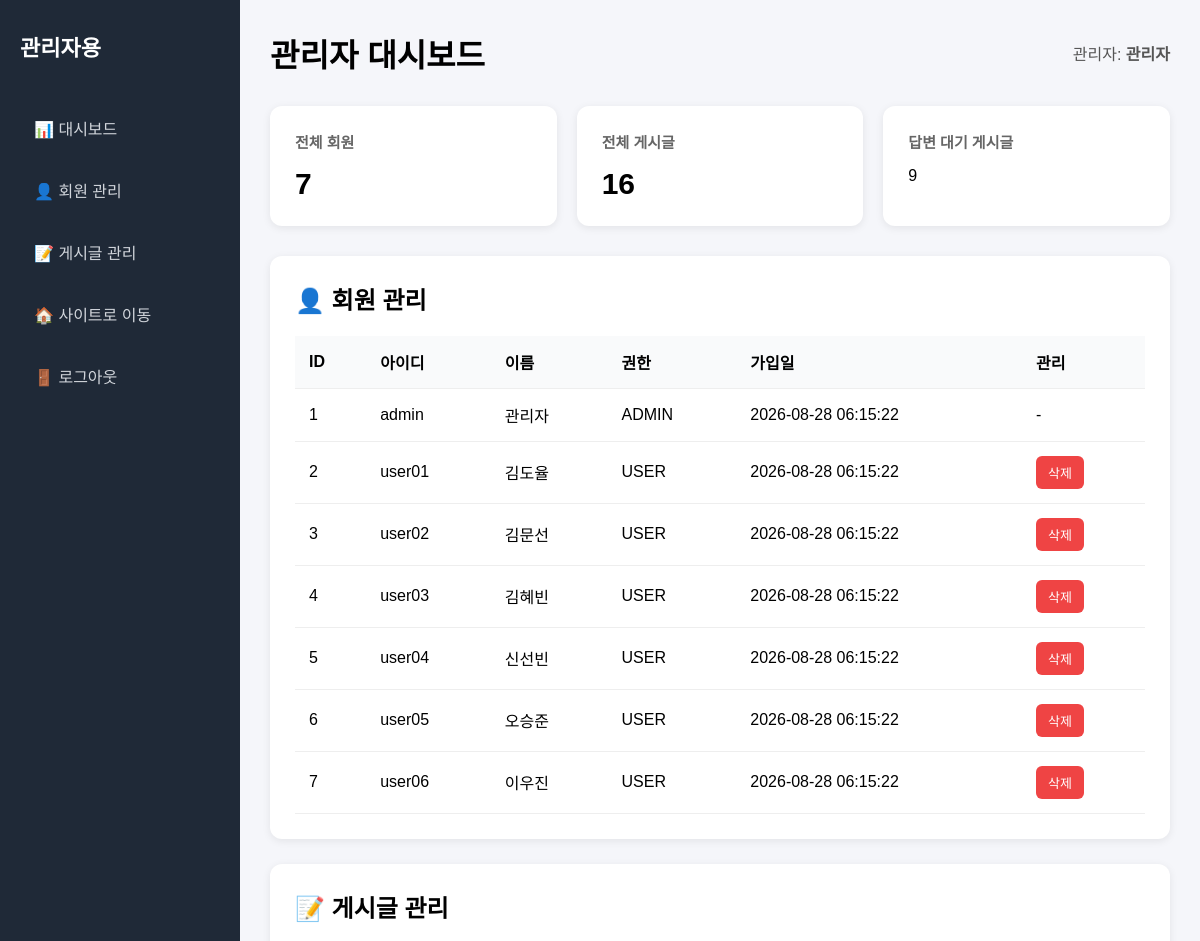
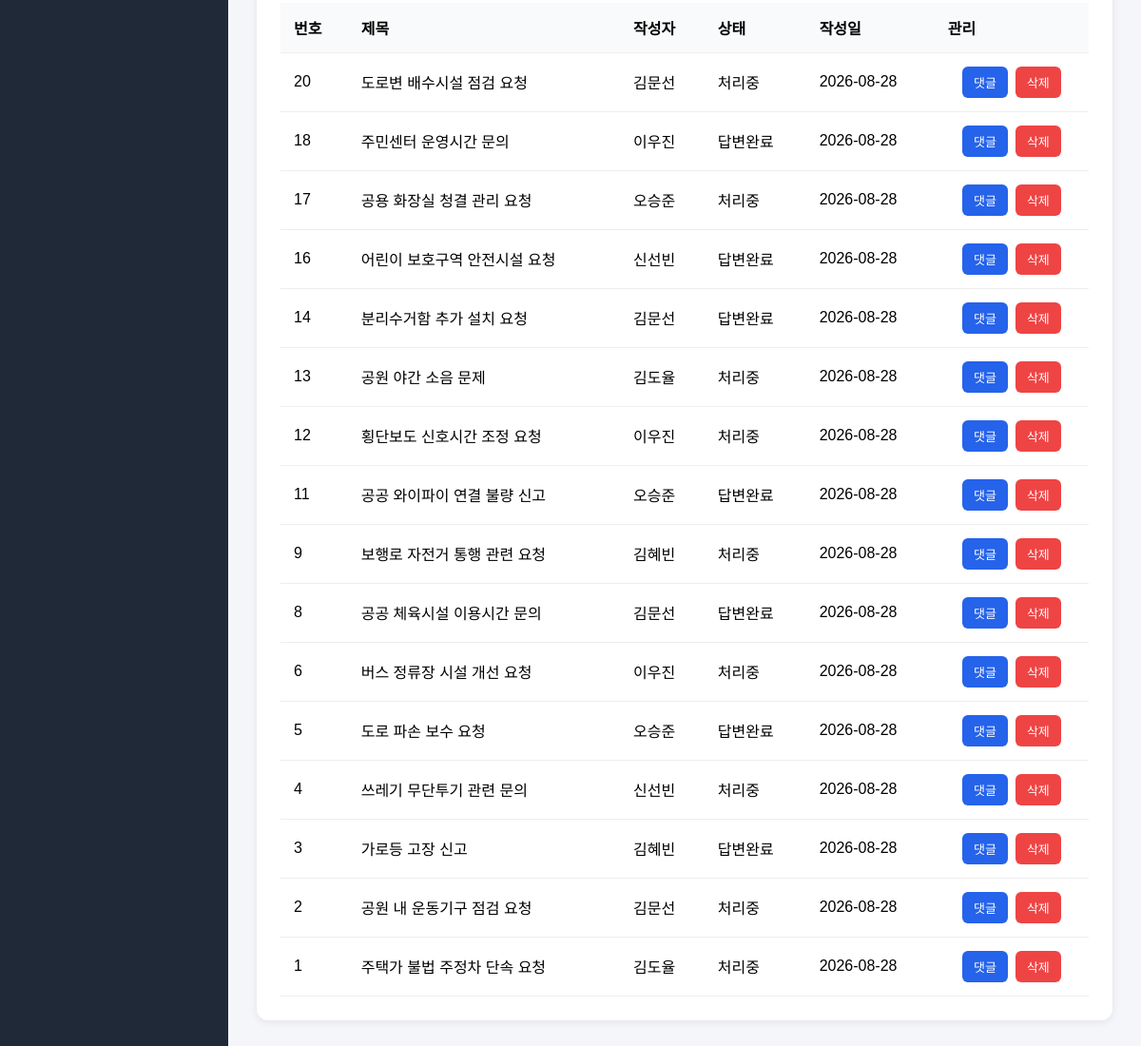
/admin/admin.php (signed in), run on the app's committed database (2 pictures, top to bottom).
### tables this page shows
CREATE TABLE users (
    id BIGINT AUTO_INCREMENT PRIMARY KEY,
    login_id VARCHAR(50) NOT NULL UNIQUE,
    password VARCHAR(255) NOT NULL,
    name VARCHAR(50) NOT NULL,
    role ENUM('USER', 'ADMIN') NOT NULL DEFAULT 'USER',
    created_at DATETIME DEFAULT CURRENT_TIMESTAMP
)
DEFAULT;

CREATE TABLE inquiry (
    id BIGINT AUTO_INCREMENT PRIMARY KEY,
    user_id BIGINT NOT NULL,

    title VARCHAR(50) NOT NULL,
    content TEXT NOT NULL,

    answer TEXT NULL,
    answered_by BIGINT NULL,
    answered_at DATETIME NULL,

    visibility ENUM('PUBLIC', 'PRIVATE')
        NOT NULL DEFAULT 'PUBLIC',

    status ENUM('RECEIVED', 'COMPLETED')
        NOT NULL DEFAULT 'RECEIVED',

    created_at TIMESTAMP DEFAULT CURRENT_TIMESTAMP,

    FOREIGN KEY (user_id)
        REFERENCES users(id)
        ON DELETE CASCADE,

    FOREIGN KEY (answered_by)
        REFERENCES users(id)
)
DEFAULT;

### src/users/getList.php (called while the page is built)
<?php require_once __DIR__ . '/../db.php';
$sql = " SELECT id, login_id, name, role, created_at FROM users ORDER BY id ASC ";
$stmt = $pdo->query($sql);
$users = $stmt->fetchAll(PDO::FETCH_ASSOC);

### src/inquiry/getList.php (called while the page is built, shortened)
<?php
require_once __DIR__ . '/../db.php';
$sql = "
    SELECT
        i.id,
        i.title,
        i.status,
        i.created_at,
        u.name
    FROM inquiry i
    JOIN users u ON i.user_id = u.id
    WHERE i.visibility = 'PUBLIC'
";
$sql .= " ORDER BY i.id DESC ";
$result = $pdo->query($sql);
$inquiries = $result->fetchAll(PDO::FETCH_ASSOC);

### admin/admin.php (the view, shortened to what this page needs)
<?php
require_once __DIR__ . '/../src/inquiry/getList.php';
require_once __DIR__ . '/../src/inquiry/delete.php';
require_once __DIR__ . '/../src/users/getList.php';
$user_count = count($users);
$post_count = count($inquiries);
$waiting_count = 0;
foreach ($inquiries as $inquiry) {
    if ($inquiry['status'] === 'RECEIVED') {
        $waiting_count++;
    }
}
?>
<!DOCTYPE html>
<html lang="ko">
<head>
    <link rel="stylesheet" href="/assets/css/admin.css">
</head>
<body>
    <div class="container">
        <aside class="sidebar">
            <h2>관리자용</h2>
            <ul class="menu">
                <li>
                    <a href="#dashboard">
                        📊 대시보드
                    </a>
                </li>
                <li>
                    <a href="#users">
                        👤 회원 관리
                    </a>
                </li>
                <li>
                    <a href="#posts">
                        📝 게시글 관리
                    </a>
                </li>
                <li>
                    <a href="/">
                        🏠 사이트로 이동
                    </a>
                </li>
                <li>
                    <a href="../auth/logout.php">
                        🚪 로그아웃
                    </a>
                </li>
            </ul>
        </aside>
        <main class="main">
            <div class="header" id="dashboard">
                <h1>
                    관리자 대시보드
                </h1>
                <div class="admin-info">
                    관리자:
                    <strong>
                        관리자
                    </strong>
                </div>
            </div>
            <div class="cards">
                <div class="card">
                    <h3>
                        전체 회원
                    </h3>
                    <div class="number">
                        <?= $user_count ?>
                    </div>
                </div>
                <div class="card">
                    <h3>
                        전체 게시글
                    </h3>
                    <div class="number">
                        <?= $post_count ?>
                    </div>
                </div>
                <div class="card">
                    <h3>
                        답변 대기 게시글
                    </h3>
                    <div classs="number">
                        <?= $waiting_count ?>
                    </div>
                </div>
            </div>
            <section class="section" id="users">
                <h2>
                    👤 회원 관리
                </h2>
                <table>
                    <thead>
                        <tr>
                            <th>ID</th>
                            <th>아이디</th>
                            <th>이름</th>
                            <th>권한</th>
                            <th>가입일</th>
                            <th>관리</th>
                        </tr>
                    </thead>
                    <tbody>
                        <?php foreach ($users as $user): ?>
                            <tr>
                                <td>
                                    <?= $user["id"] ?>
                                </td>
                                <td>
                                    <?= htmlspecialchars($user["login_id"]) ?>
                                </td>
                                <td>
                                    <?= htmlspecialchars($user["name"]) ?>
                                </td>
                                <td>
                                    <?= $user["role"] ?>
                                </td>
                                <td>
                                    <?= $user["created_at"] ?>
                                </td>
                                <td>
                                    <?php if ($user["role"] === "ADMIN"): ?>
                                        -
                                    <?php else: ?>
                                        <form method="POST" onsubmit="return confirm('정말 삭제하시겠습니까?');" class="delete-form">
                                            <button type="submit" class="btn delete">
                                                삭제
                                            </button>
                                        </form>
                                    <?php endif; ?>
                                </td>
                            </tr>
                        <?php endforeach; ?>
                    </tbody>
                </table>
            </section>
            <section class="section" id="posts">
                <h2>
                    📝 게시글 관리
                </h2>
                <table>
                    <thead>
                        <tr>
                            <th>번호</th>
                            <th>제목</th>
                            <th>작성자</th>
                            <th>상태</th>
                            <th>작성일</th>
                            <th>관리</th>
                        </tr>
                    </thead>
                    <tbody>
                        <?php if (empty($inquiries)): ?>
                            <tr>
                                <td colspan="6" class="empty-row">
                                    등록된 민원이 없습니다.
                                </td>
                            </tr>
                        <?php else: ?>
                            <?php foreach ($inquiries as $inquiry): ?>
                                <tr>
                                    <td class="number">
                                        <?= $inquiry['id'] ?>
                                    </td>
                                    <td class="title">
                                        <?= htmlspecialchars($inquiry['title']) ?>
                                    </td>
                                    <td class="applicant">
                                        <?= htmlspecialchars($inquiry['name']) ?>
                                    </td>
                                    <td class="status">
                                        <?php if ($inquiry['status'] === 'RECEIVED'): ?>
                                            <span class="status-received">
                                                처리중
                                            </span>
                                        <?php elseif ($inquiry['status'] === 'COMPLETED'): ?>
                                            <span class="status-completed">
                                                답변완료
                                            </span>
                                        <?php endif; ?>
                                    </td>
                                    <td class="date">
                                        <?= date(
                                            'Y-m-d',
                                            strtotime($inquiry['created_at'])
                                        ) ?>
                                    </td>
                                    <td>
                                        <div class="action-buttons">
                                            <button type="button" class="btn answer"
                                                onclick="location.href='/admin/answer.php?id=<?= (int) $inquiry['id'] ?>#comment'">
                                                댓글
                                            </button>
                                            <form method="POST" class="delete-form" onsubmit="return confirm('정말 삭제하시겠습니까?');">
                                                <button type="submit" class="btn delete">
                                                    삭제
                                                </button>
                                            </form>
                                        </div>
                                    </td>
                                </tr>
                            <?php endforeach; ?>
                        <?php endif; ?>
                    </tbody>
                </table>
            </section>
        </main>
    </div>
</body>
</html>

### assets/css/admin.css (style rules this page uses)
* { box-sizing: border-box; }
body { margin: 0; font-family: Arial, sans-serif; background-color: #f5f6fa; }
.container { display: flex; min-height: 100vh; }
.sidebar { width: 240px; background-color: #1f2937; color: white; padding: 30px 20px; }
.sidebar h2 { margin: 0 0 40px; font-size: 22px; }
.menu { list-style: none; padding: 0; margin: 0; }
.menu li { margin-bottom: 10px; }
.menu a { display: block; padding: 14px; color: #d1d5db; text-decoration: none; border-radius: 8px; }
.main { flex: 1; padding: 30px; }
.header { display: flex; justify-content: space-between; align-items: center; margin-bottom: 30px; }
.header h1 { margin: 0; }
.admin-info { color: #555; }
.cards { display: grid; grid-template-columns: repeat(3, 1fr); gap: 20px; margin-bottom: 30px; }
.card { background: white; padding: 25px; border-radius: 12px; box-shadow: 0 2px 8px rgba(0, 0, 0, 0.08); }
.card h3 { margin: 0 0 15px; color: #666; font-size: 15px; }
.card .number { font-size: 30px; font-weight: bold; }
.section { background: white; padding: 25px; margin-bottom: 25px; border-radius: 12px; box-shadow: 0 2px 8px rgba(0, 0, 0, 0.08); }
.section h2 { margin-top: 0; }
table { width: 100%; border-collapse: collapse; }
th, td { padding: 14px; border-bottom: 1px solid #eee; text-align: left; }
th { background-color: #f9fafb; }
.btn { padding: 7px 12px; border: none; border-radius: 6px; cursor: pointer; font-size: 13px; }
.delete { background-color: #ef4444; color: white; }
.answer { background-color: #2563eb; color: white; }
.action-buttons { display: flex; justify-content: center; align-items: center; gap: 8px; }
.delete-form { margin: 0; }

### data on the page
users: id "1", login "admin", name "관리자", role "ADMIN", created_at "2026-08-28 06:15:22"
users: id "2", login "user01", name "김도율", role "USER", created_at "2026-08-28 06:15:22"
users: id "3", login "user02", name "김문선", role "USER", created_at "2026-08-28 06:15:22"
users: id "4", login "user03", name "김혜빈", role "USER", created_at "2026-08-28 06:15:22"
users: id "5", login "user04", name "신선빈", role "USER", created_at "2026-08-28 06:15:22"
users: id "6", login "user05", name "오승준", role "USER", created_at "2026-08-28 06:15:22"
users: id "7", login "user06", name "이우진", role "USER", created_at "2026-08-28 06:15:22"
inquiry: id "20", title "도로변 배수시설 점검 요청", user.name "김문선", status "처리중", created_at "2026-08-28"
inquiry: id "18", title "주민센터 운영시간 문의", user.name "이우진", status "답변완료", created_at "2026-08-28"
inquiry: id "17", title "공용 화장실 청결 관리 요청", user.name "오승준", status "처리중", created_at "2026-08-28"
inquiry: id "16", title "어린이 보호구역 안전시설 요청", user.name "신선빈", status "답변완료", created_at "2026-08-28"
inquiry: id "14", title "분리수거함 추가 설치 요청", user.name "김문선", status "답변완료", created_at "2026-08-28"
inquiry: id "13", title "공원 야간 소음 문제", user.name "김도율", status "처리중", created_at "2026-08-28"
inquiry: id "12", title "횡단보도 신호시간 조정 요청", user.name "이우진", status "처리중", created_at "2026-08-28"
inquiry: id "11", title "공공 와이파이 연결 불량 신고", user.name "오승준", status "답변완료", created_at "2026-08-28"
inquiry: id "9", title "보행로 자전거 통행 관련 요청", user.name "김혜빈", status "처리중", created_at "2026-08-28"
inquiry: id "8", title "공공 체육시설 이용시간 문의", user.name "김문선", status "답변완료", created_at "2026-08-28"
inquiry: id "6", title "버스 정류장 시설 개선 요청", user.name "이우진", status "처리중", created_at "2026-08-28"
inquiry: id "5", title "도로 파손 보수 요청", user.name "오승준", status "답변완료", created_at "2026-08-28"
inquiry: id "4", title "쓰레기 무단투기 관련 문의", user.name "신선빈", status "처리중", created_at "2026-08-28"
inquiry: id "3", title "가로등 고장 신고", user.name "김혜빈", status "답변완료", created_at "2026-08-28"
inquiry: id "2", title "공원 내 운동기구 점검 요청", user.name "김문선", status "처리중", created_at "2026-08-28"
inquiry: id "1", title "주택가 불법 주정차 단속 요청", user.name "김도율", status "처리중", created_at "2026-08-28"

### other printed values
$user_count "7"
$post_count "16"
$waiting_count "9"
